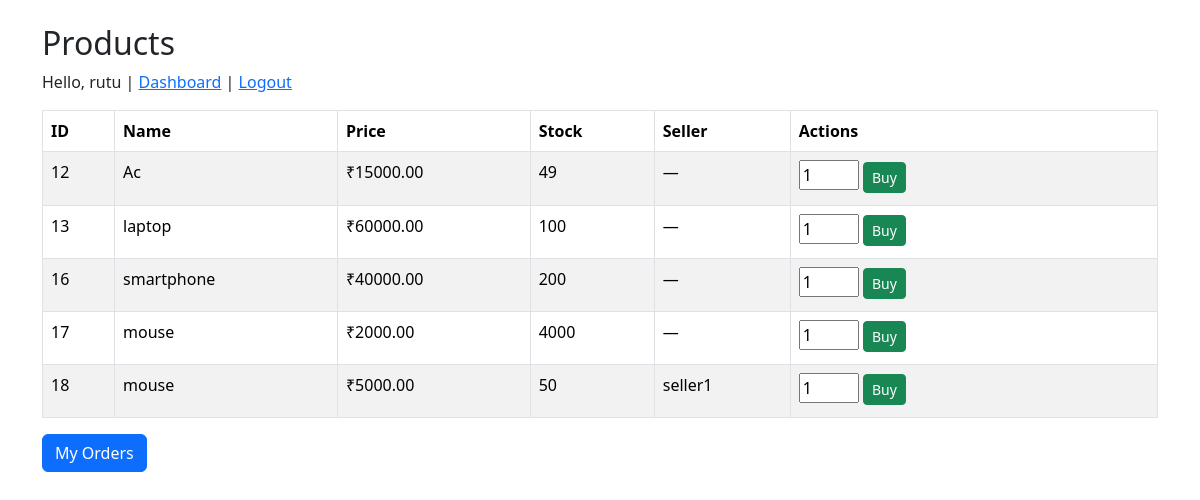
/products/list (signed in), run on the app's committed database.
### tables this page shows
CREATE TABLE Users (
        UserID INTEGER PRIMARY KEY AUTOINCREMENT,
        Username TEXT UNIQUE NOT NULL,
        Password TEXT NOT NULL,
        Email TEXT,
        Role TEXT CHECK(Role IN ('Customer','Seller','Admin')) NOT NULL
    );

CREATE TABLE Products (
        ProductID INTEGER PRIMARY KEY AUTOINCREMENT,
        Name TEXT NOT NULL,
        Price REAL NOT NULL,
        Stock INTEGER NOT NULL,
        SellerID INTEGER,
        FOREIGN KEY (SellerID) REFERENCES Users(UserID)
    );

### routes/products/products.py (the view)
@products_bp.route("/list")
def list_products():
    conn = get_db()
    cur = conn.cursor()
    if current_user.is_authenticated:
        if current_user.role == "Seller":
            cur.execute("""
                SELECT p.*, u.Username as SellerName
                FROM Products p
                LEFT JOIN Users u ON p.SellerID = u.UserID
                WHERE p.SellerID = ?
            """, (current_user.id,))
        elif current_user.role == "Admin":
            cur.execute("""
                SELECT p.*, u.Username as SellerName
                FROM Products p
                LEFT JOIN Users u ON p.SellerID = u.UserID
            """)
        else:
            cur.execute("""
                SELECT p.*, u.Username as SellerName
                FROM Products p
                LEFT JOIN Users u ON p.SellerID = u.UserID
            """)
    else:
        cur.execute("""
            SELECT p.*, u.Username as SellerName
            FROM Products p
            LEFT JOIN Users u ON p.SellerID = u.UserID
        """)
    rows = cur.fetchall()
    conn.close()
    return render_template("products/products.html", products=rows, user=current_user)

### app.py (called while the page is built)
def create_app():
    app = Flask(__name__)
    app.secret_key = config.SECRET_KEY
    app.register_blueprint(users_bp)
    app.register_blueprint(products_bp)
    app.register_blueprint(orders_bp)
    login_manager = LoginManager()
    login_manager.login_view = "users.login"
    login_manager.init_app(app)
    @login_manager.user_loader
    def load_user(user_id):
        return User.get_by_id(user_id)
    return app

### routes/products/products.py (called while the page is built)
def get_db():
    conn = sqlite3.connect(DB_PATH)
    conn.row_factory = sqlite3.Row
    return conn

### routes/users/users.py (called while the page is built)
def get_db():
    conn = sqlite3.connect(DB_PATH)
    conn.row_factory = sqlite3.Row
    return conn

    @staticmethod
    def get_by_id(user_id):
        conn = get_db()
        cur = conn.cursor()
        cur.execute("SELECT * FROM Users WHERE UserID = ?", (user_id,))
        row = cur.fetchone()
        conn.close()
        return User(row) if row else None

### templates/products/products.html (shortened to what this page needs)
<!doctype html>
<html>
<head>
  <link href="https://cdn.jsdelivr.net/npm/bootstrap@5.3.2/dist/css/bootstrap.min.css" rel="stylesheet">
</head>
<body class="container py-4">
  <h2>Products</h2>
  <p>
    {% if current_user.is_authenticated %}
      Hello, {{ current_user.username }} |
      <a href="{{ url_for('users.dashboard') }}">Dashboard</a> |
      <a href="{{ url_for('users.logout') }}">Logout</a>
    {% else %}
      <a href="{{ url_for('users.login') }}">Login</a> |
      <a href="{{ url_for('users.register') }}">Register</a>
    {% endif %}
  </p>
  <table class="table table-bordered table-striped">
    <thead>
      <tr>
        <th>ID</th><th>Name</th><th>Price</th><th>Stock</th><th>Seller</th><th>Actions</th>
      </tr>
    </thead>
    <tbody>
      {% for p in products %}
      <tr>
        <td>{{ p['ProductID'] }}</td>
        <td>{{ p['Name'] }}</td>
        <td>₹{{ "%.2f"|format(p['Price']) }}</td>
        <td>{{ p['Stock'] }}</td>
        <td>{{ p['SellerName'] or '—' }}</td>
        <td style="min-width:180px">
          {% if current_user.is_authenticated and current_user.role == 'Customer' %}
          <form method="post" action="{{ url_for('orders.place_order', product_id=p['ProductID']) }}" class="mb-1">
            <input type="number" name="quantity" value="1" min="1" max="{{ p['Stock'] }}" style="width:60px">
            <button type="submit" class="btn btn-sm btn-success" {% if p['Stock'] <= 0 %} disabled {% endif %}>Buy</button>
          </form>
          {% elif not current_user.is_authenticated %}
            <a href="{{ url_for('users.login') }}" class="btn btn-sm btn-success mb-1">Login to Buy</a>
          {% endif %}
        </td>
      </tr>
      {% endfor %}
    </tbody>
  </table>
</body>
</html>
  {% if current_user.is_authenticated %}
    <p class="mt-3">
      <a href="{{ url_for('orders.my_orders') }}" class="btn btn-primary">My Orders</a>
    </p>
  {% endif %}
</body>
</html>

### data on the page
Users: username "rutu"
Products: ProductID "12", Name "Ac", Price "15000.00", Stock "49", p "—"
Products: ProductID "13", Name "laptop", Price "60000.00", Stock "100", p "—"
Products: ProductID "16", Name "smartphone", Price "40000.00", Stock "200", p "—"
Products: ProductID "17", Name "mouse", Price "2000.00", Stock "4000", p "—"
Products: ProductID "18", Name "mouse", Price "5000.00", Stock "50", Username "seller1"
